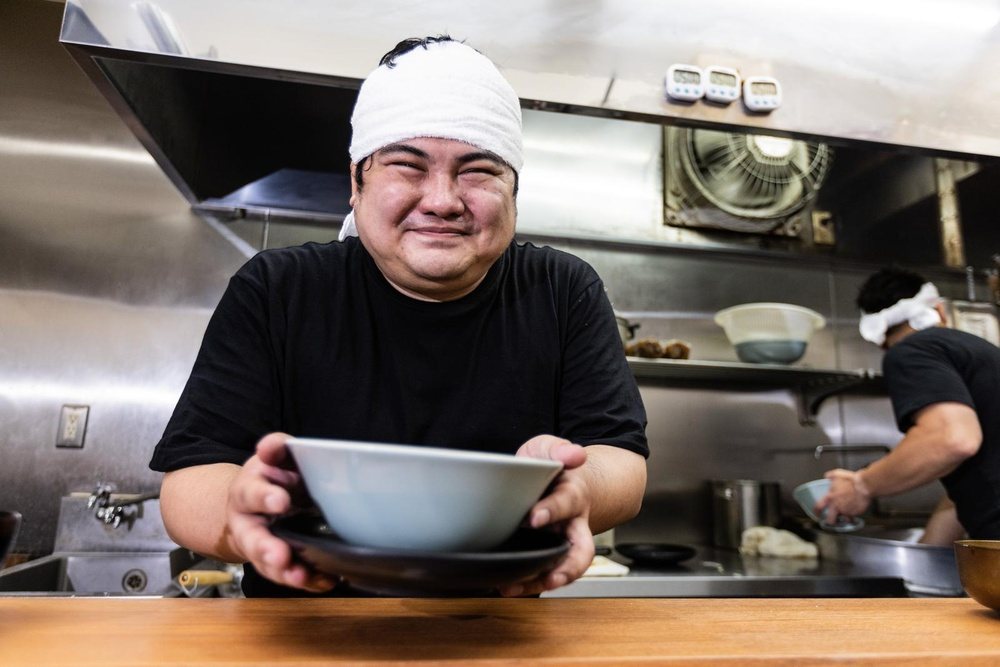
#> input picture images/opencv/ramen_man.jpg, 1000 x 667 px, shrunk from 1600 x 1067 before the run, found by its file name
$ python edge-detection.py   (older library calls are emulated)
#> lines starting #> are read from the running program, lines starting #| are printed output that depends on the picture
import cv2
import matplotlib.pyplot as plt
import numpy as np


def main():
    # 画像の読み込み
    img = cv2.imread("images/opencv/ramen_man.jpg")
#> img is the input picture: shape (667, 1000, 3); mean B, G, R 104.2, 111.7, 123.5

    # 画像のグレースケール化
    img_gray = cv2.cvtColor(img, cv2.COLOR_BGR2GRAY)
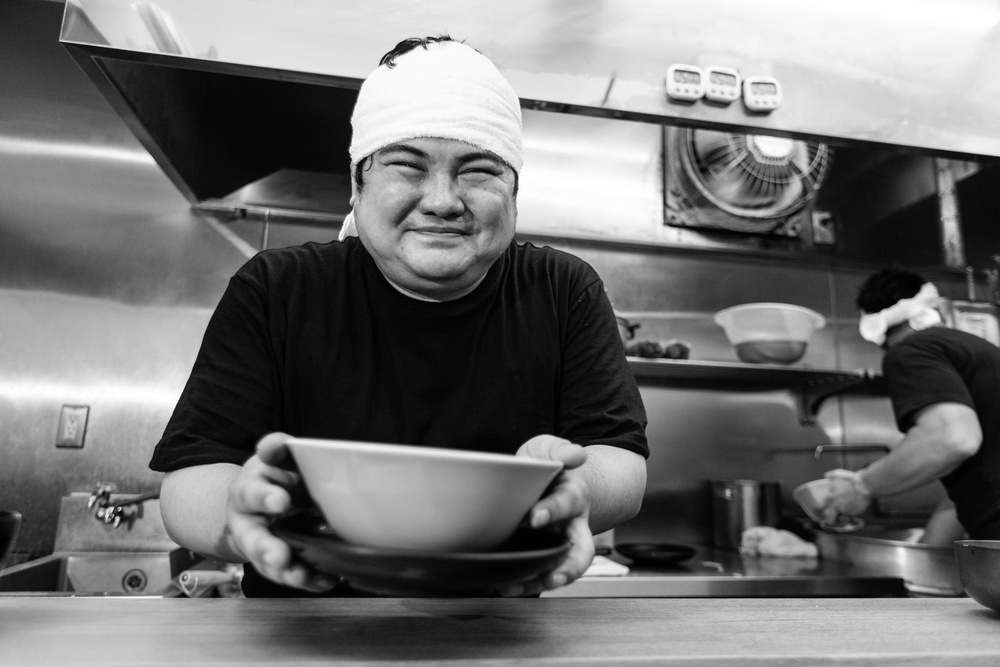
#> img_gray: shape (667, 1000); min 0, max 255, mean 114.3

    # Sobel フィルタを適用してエッジを検出
    sobel_x = cv2.Sobel(img_gray, cv2.CV_64F, 1, 0, ksize=5)
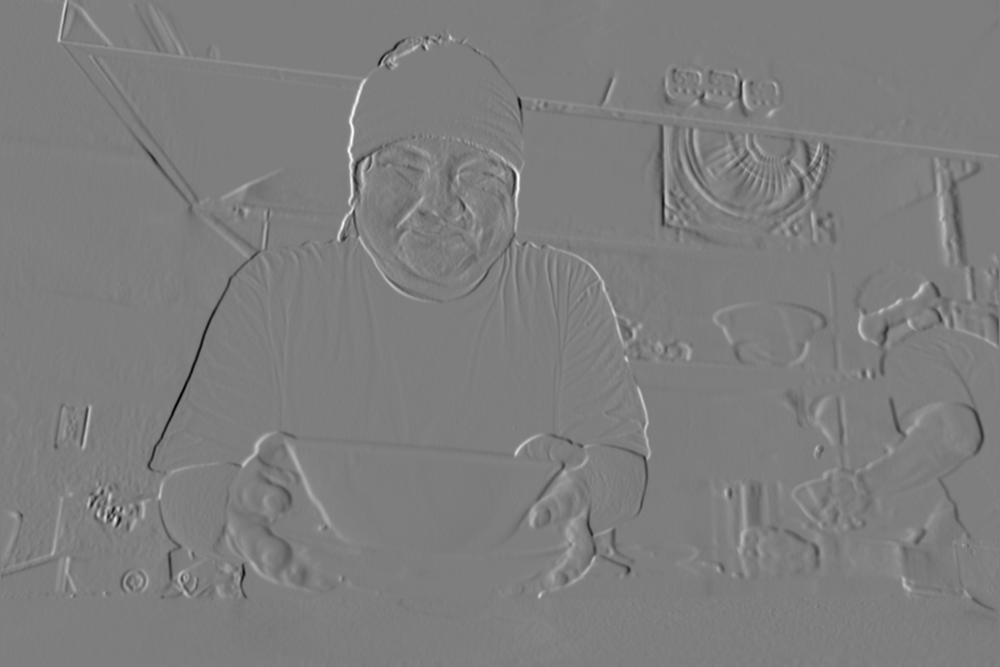
#> sobel_x: shape (667, 1000) float64; min -9630, max 9809, mean -2.6; drawn with min black and max white
    sobel_y = cv2.Sobel(img_gray, cv2.CV_64F, 0, 1, ksize=5)
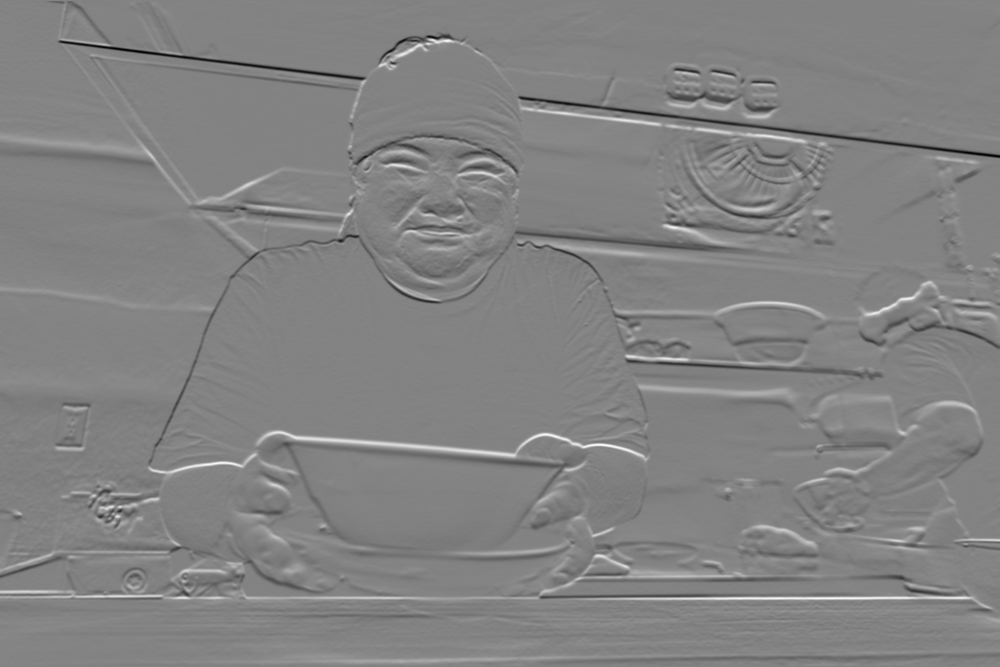
#> sobel_y: shape (667, 1000) float64; min -9649, max 9140, mean -10.3; drawn with min black and max white

    # sobel_x と sobel_y を絶対値に変換してから合成する
    sobel_combined = cv2.addWeighted(
        np.absolute(sobel_x), 0.5, np.absolute(sobel_y), 0.5, 0
    )
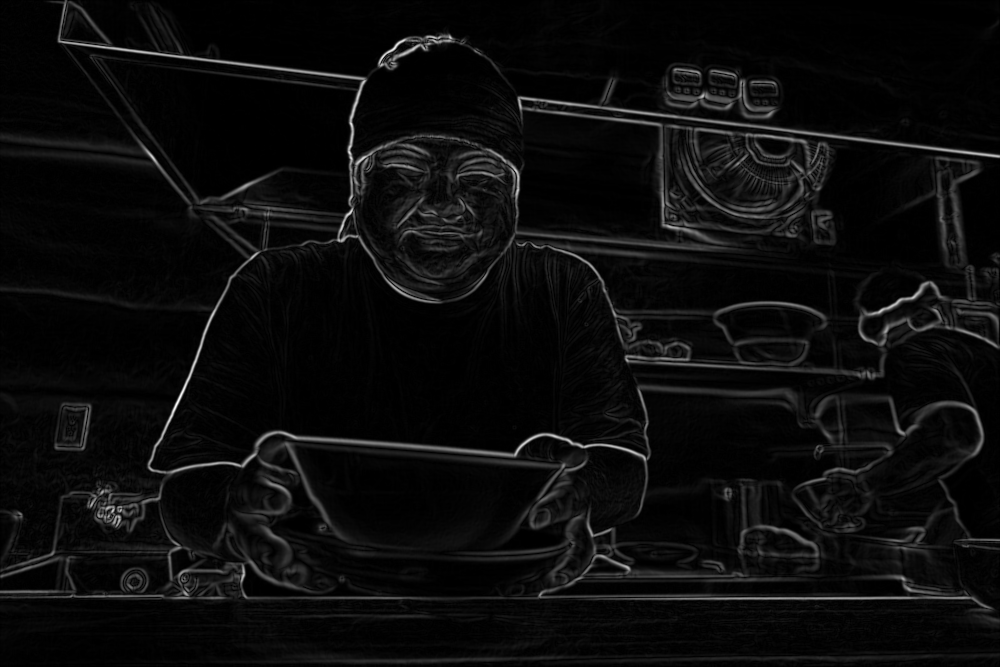
#> sobel_combined: shape (667, 1000) float64; min 0, max 7108, mean 344.5; drawn with min black and max white

    # 画像の保存
    cv2.imwrite("images/ramen_man_sobel.jpg", sobel_combined)
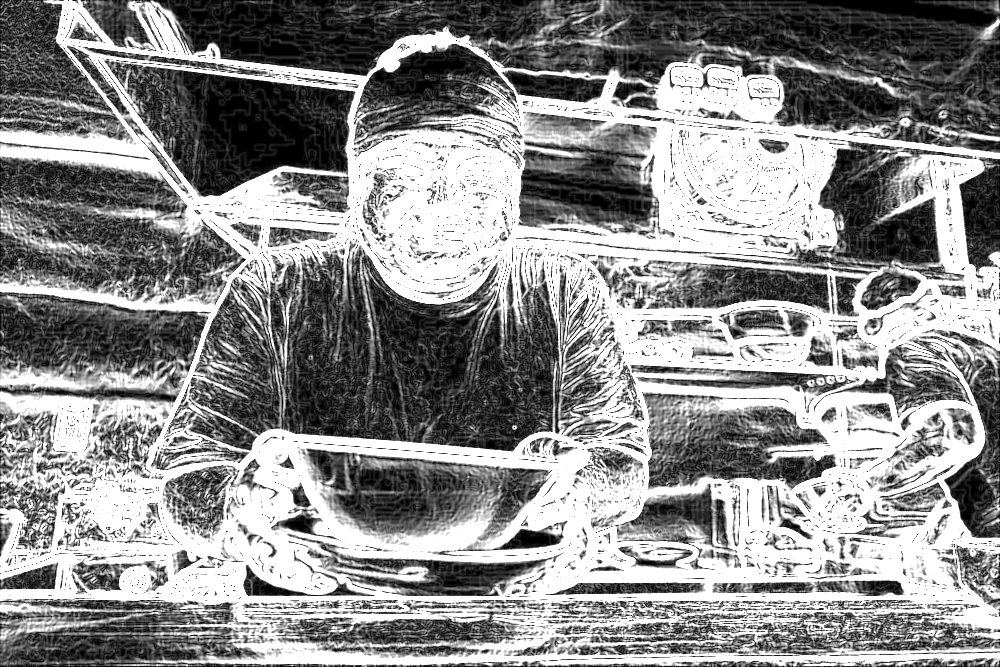
#> saved as ramen_man_sobel.jpg: shape (667, 1000); min 0, max 255, mean 141.8

    # 画像の表示
    plt.imshow(sobel_combined, cmap="gray")
    plt.axis("off")
    plt.show()


if __name__ == "__main__":
    main()

$ run again, with images/opencv/cheer_man.jpg copied over images/opencv/ramen_man.jpg
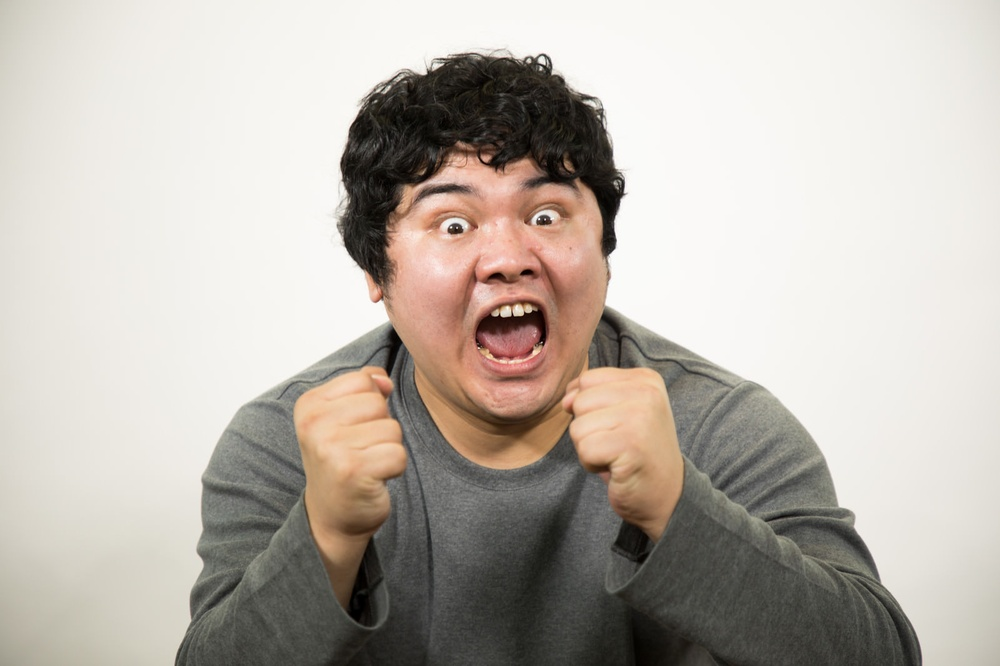
#> input picture images/opencv/cheer_man.jpg, 1000 x 666 px, shrunk from 1600 x 1066 before the run, found by its file name
#> in main, img is the input picture: shape (666, 1000, 3); mean B, G, R 172.5, 180.4, 187.5
#> in main, `sobel_combined = cv2.addWeighted( np.absolute(sobel_x), 0.5, np.absolu..`:
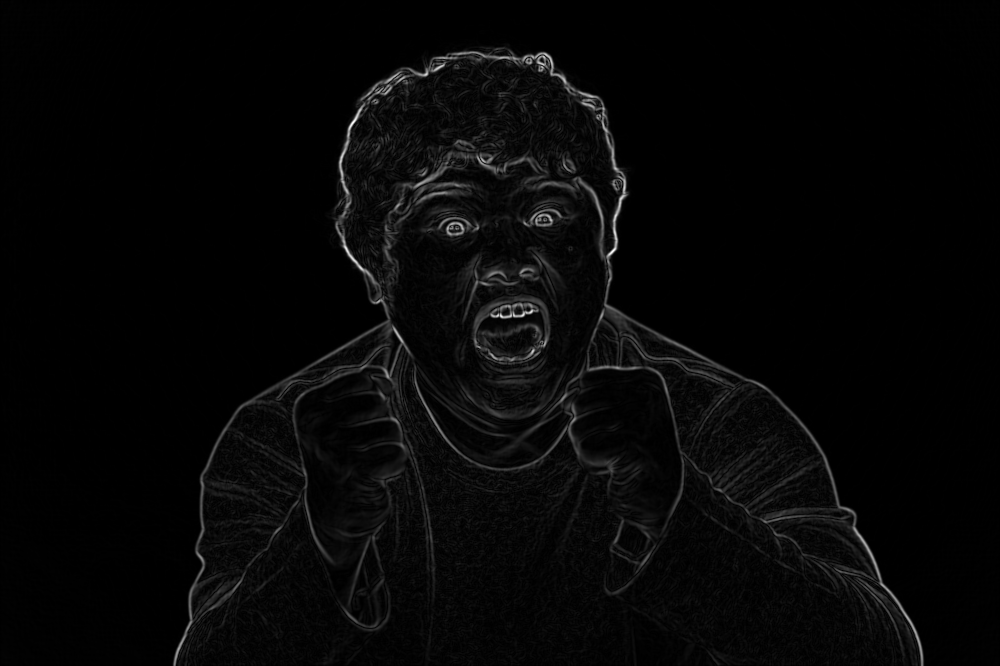
#> sobel_combined: shape (666, 1000) float64; min 0, max 6814, mean 182.8; drawn with min black and max white
#> in main, `cv2.imwrite("images/ramen_man_sobel.jpg", sobel_combined)`:
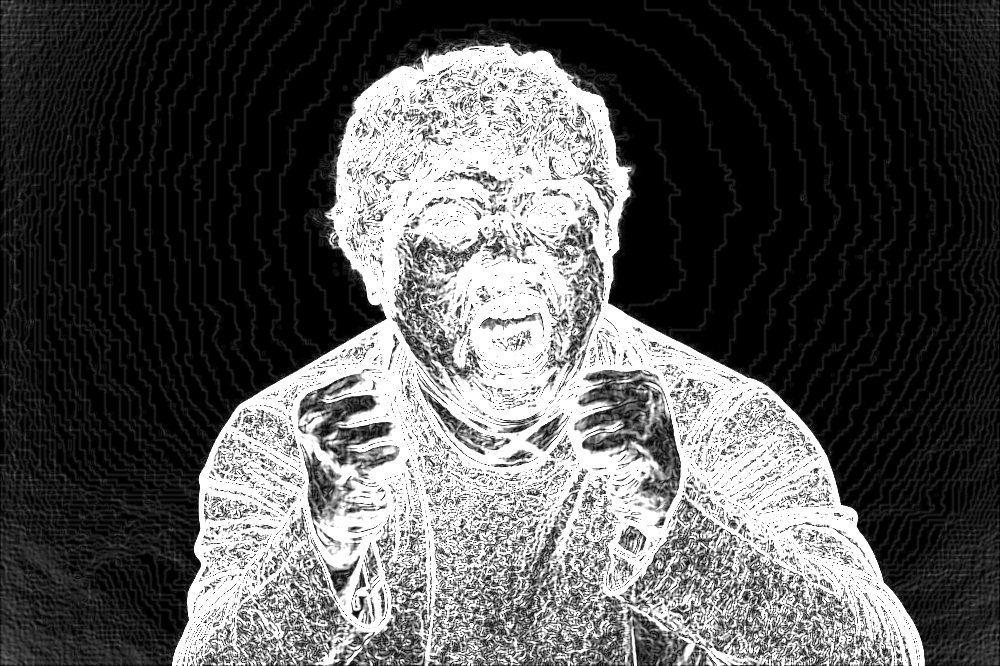
#> saved as ramen_man_sobel.jpg: shape (666, 1000); min 0, max 255, mean 86.5
